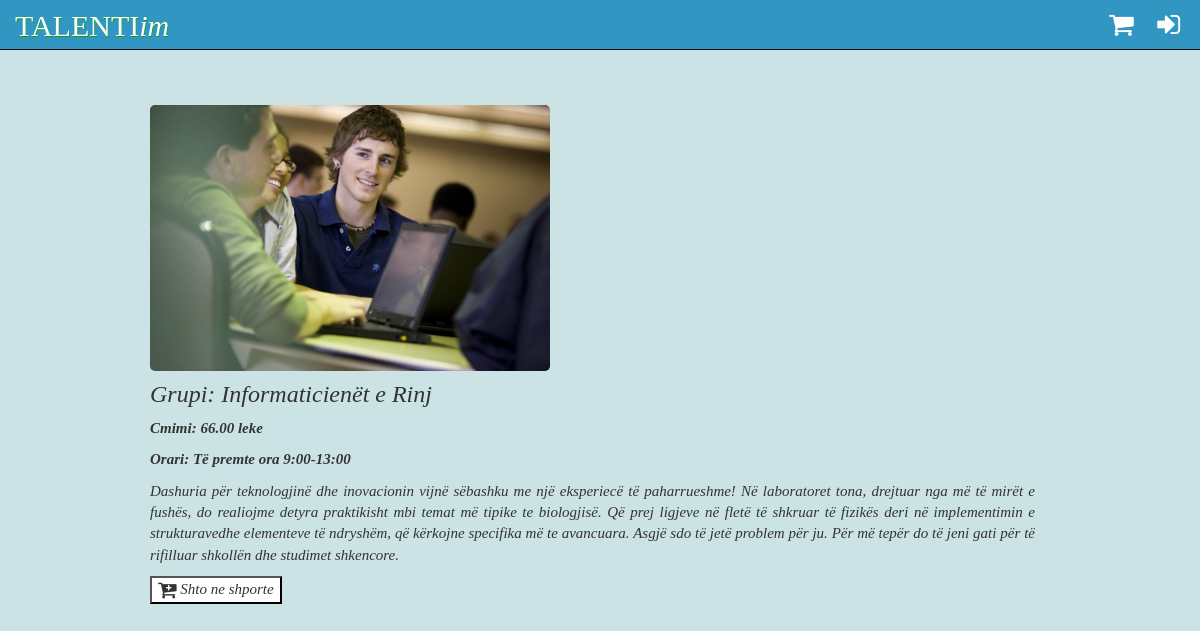
Page /grupi.php?id_gr=7 on the committed database.
### tables this page shows
CREATE TABLE `grupet` (
  `id_grupi` int(11) NOT NULL,
  `emer_grupi` varchar(100) NOT NULL,
  `pershkrimi` varchar(700) NOT NULL,
  `orari` varchar(100) NOT NULL,
  `foto_grupi` varchar(200) NOT NULL,
  `cmimi` double(6,2) NOT NULL
);

### grupi.php (the view, shortened to what this page needs)
<?php
require 'includes/headerIndex.php';
?>
	<div class="wrapper">
		<?php
			$id_grupi=$_GET['id_gr'];
			$query_grupi="select * from grupet where id_grupi=$id_grupi";
			$result=mysqli_query($connection, $query_grupi);
			$row=mysqli_fetch_assoc($result);
		?>
					<div id="grupiPlote">
						<img src="foto/kampet/<?php echo $row['foto_grupi']; ?>" class="foto_grupi">
						<div class="detaje"><strong>
							<h3>Grupi: <?php echo $row['emer_grupi']; ?></h3>
							<p>Cmimi: <?php echo $row['cmimi']; ?> leke</p>
							<p>Orari: <?php echo $row['orari']; ?></p></strong>
							<p><?php echo $row['pershkrimi'];?></p>
							<p><form action="#" method="get">
								<button type="submit" name="shtoShporte"
								><i class="fa fa-cart-plus fa-lg"></i> Shto ne shporte</button>
							</form></p>
						</div>
					</div>
		</div>
</body>
</html>

### css/loggedIn.css (style rules this page uses)
body { background-color: #CCE3E5; font-family: 'Quicksand-Regular'; }
.wrapper { position: relative; top: 50px; margin: 0 auto; padding: 0 10px; width: 80%; min-width: 950px; }
button, input[type=submit] { background-color: white; }

### css/index.css (style rules this page uses)
.wrapper { position: absolute; padding: 15px; padding-right: 30px; width: 80%; top: 90px; left: 120px; }
.foto_grupi { max-height: 200px; max-width: 300px; border-radius: 5px; transition: border 1s; margin-left: 15px; }
div.detaje { margin-left: 10px; padding: 10px; margin: 5px; text-align: justify; }
#grupiPlote .detaje { margin-top: -20px; }
#grupiPlote .detaje { font-size: 1.5rem; }
#grupiPlote .foto_grupi { max-width: 400px; max-height: 350px; }

### rows in the picture
grupet: foto_grupi (picture), emer_grupi "Informaticienët e Rinj", cmimi "66.00", orari "Të premte ora 9:00-13:00", pershkrimi "Dashuria për teknologjinë dhe inovacionin vijnë sëbashku me një eksperiecë të paharrueshme! Në laboratoret tona, drejtuar nga më të mirët e fushës, do realiojme detyra praktikisht mbi temat më tipike te biologjisë. Që prej ligjeve në fletë të shkruar të fizikës deri në implementimin e strukturavedhe elementeve të ndryshëm, që kërkojne specifika më te avancuara. Asgjë sdo të jetë problem për ju. Për më tepër do të jeni gati për të rifilluar shkollën dhe studimet shkencore."
